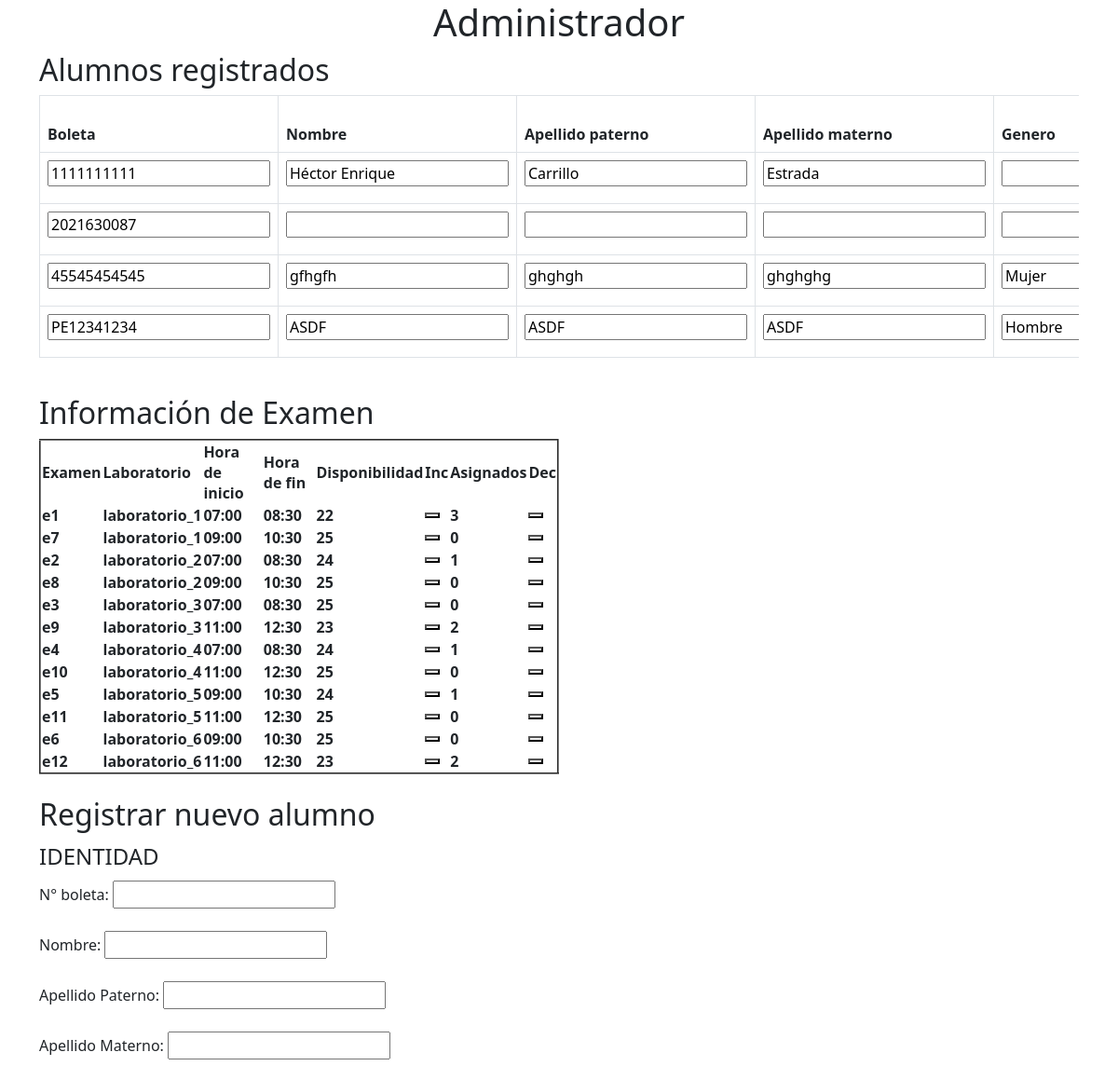
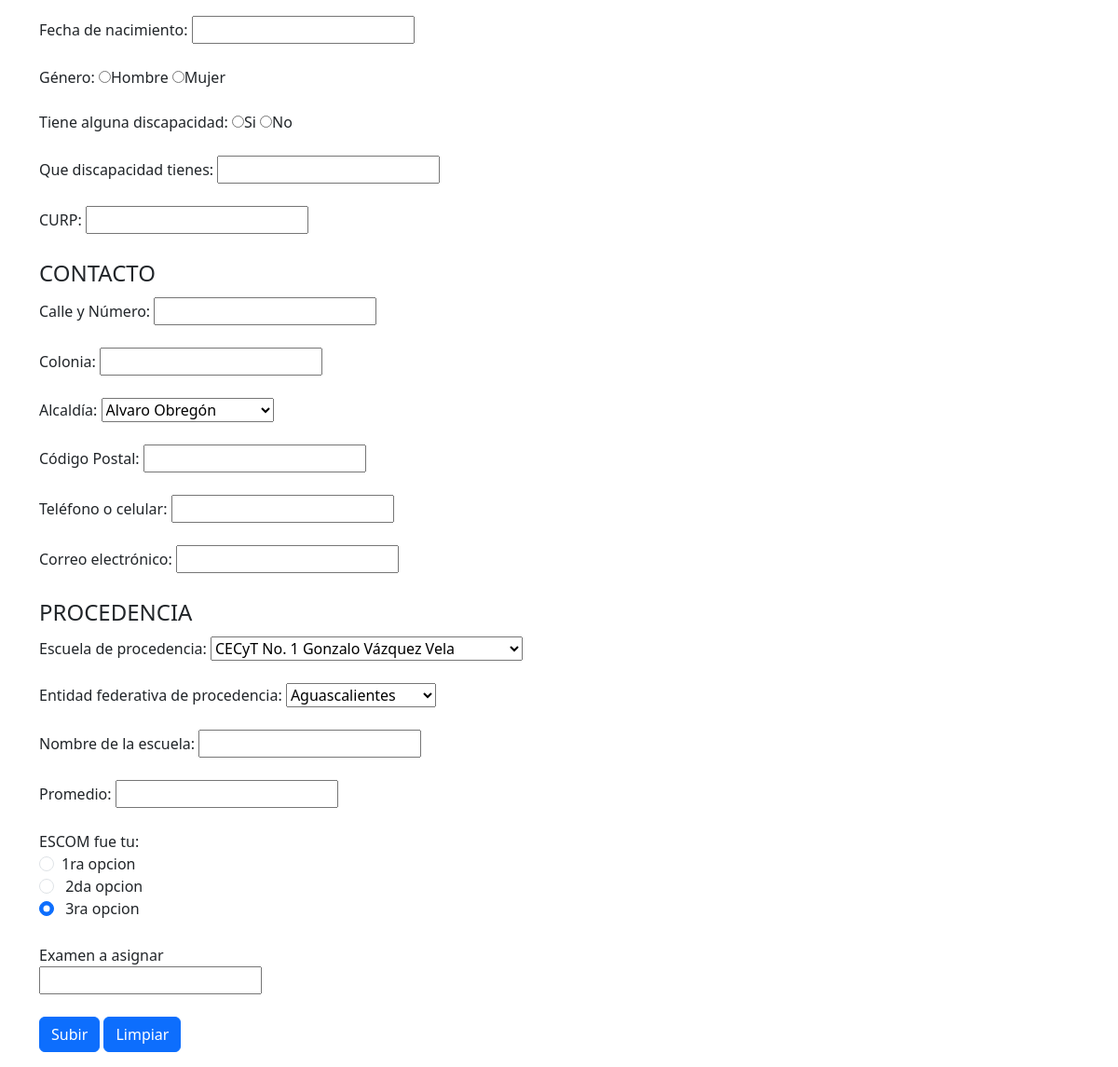
The page /MainAdmin.php on the database its author committed (2 pictures, top to bottom).
### tables this page shows
CREATE TABLE `alumno` (
  `boleta` varchar(20) NOT NULL,
  `nombre` varchar(30) NOT NULL,
  `ap_paterno` varchar(30) NOT NULL,
  `ap_materno` varchar(30) NOT NULL,
  `f_nacimiento` varchar(20) NOT NULL,
  `genero` varchar(20) NOT NULL,
  `discapacidad` varchar(30) DEFAULT NULL,
  `curp` varchar(30) NOT NULL,
  `calle_num` varchar(30) NOT NULL,
  `colonia` varchar(30) NOT NULL,
  `alcaldia` varchar(30) NOT NULL,
  `codigo_post` varchar(30) NOT NULL,
  `telefono` varchar(30) NOT NULL,
  `correo` varchar(30) NOT NULL,
  `escuela_proc` varchar(50) DEFAULT NULL,
  `entidad` varchar(30) NOT NULL,
  `nombre_escuela` varchar(40) NOT NULL,
  `promedio` varchar(20) NOT NULL,
  `escom_opcion` varchar(20) NOT NULL,
  `id_examen` varchar(20) NOT NULL
);

CREATE TABLE `examen` (
  `id_examen` varchar(20) NOT NULL,
  `id_salon` varchar(20) NOT NULL,
  `id_horario` varchar(20) NOT NULL
);

CREATE TABLE `salones` (
  `id_salon` varchar(20) NOT NULL,
  `salon` varchar(20) NOT NULL,
  `capacidad` varchar(20) NOT NULL
);

CREATE TABLE `horarios` (
  `id_horario` varchar(20) NOT NULL,
  `hora_inicio` varchar(20) NOT NULL,
  `hora_fin` varchar(20) NOT NULL
);

CREATE TABLE `control_examen` (
  `id_examen` varchar(20) NOT NULL,
  `disponibilidad` varchar(20) NOT NULL,
  `asignados` varchar(20) NOT NULL
);

### MainAdmin.php (the view, shortened to what this page needs)
<?php
$con = connection();
echo '<link href="fontello.css" type="text/css" rel="stylesheet">';
$sql = "SELECT `examen`.`id_examen`, `salones`.`salon`, `horarios`.`hora_inicio`, `horarios`.`hora_fin`, `control_examen`.`disponibilidad`, `control_examen`.`asignados`
    FROM `examen`
        LEFT JOIN `salones` ON `examen`.`id_salon` = `salones`.`id_salon`
        LEFT JOIN `horarios` ON `examen`.`id_horario` = `horarios`.`id_horario`
        LEFT JOIN `control_examen` ON `control_examen`.`id_examen` = `examen`.`id_examen`;";
$query = mysqli_query($con, $sql);
$sql4 = "SELECT boleta, nombre, ap_paterno, ap_materno, genero, curp, colonia, alcaldia, telefono, correo, entidad, promedio, id_examen FROM alumno;";
$query4 = mysqli_query($con, $sql4);
?>
<!DOCTYPE html>
<html lang="en">
<head>
    <link href="https://cdn.jsdelivr.net/npm/bootstrap@5.3.0-alpha1/dist/css/bootstrap.min.css" rel="stylesheet"
>
</head>
<body>
    <div class="container">
        <h1 class="text-center">Administrador</h1>
        <h2>Alumnos registrados</h2>
        <div class="table-responsive">
            <table class="table table-bordered">
                <thead class="thead-dark">
                    <tr>
                        <th>Boleta</th>
                        <th>Nombre</th>
                        <th>Apellido paterno</th>
                        <th>Apellido materno</th>
                        <th>Genero</th>
                    </tr>
                </thead>
                <tbody>
                    <?php while ($row = mysqli_fetch_array($query4)): ?>
                        <tr>
                            <form action="admin2.php" method="POST">
                                <th><input type="text" value="<?= $row['boleta'] ?>" name="BOL"></th>
                                <th><input type="text" value="<?= $row['nombre'] ?> " name="NOM"></th>
                                <th><input type="text" value="<?= $row['ap_paterno'] ?>" name="PAT"></th>
                                <th><input type="text" value="<?= $row['ap_materno'] ?>" name="MAT"></th>
                                <th><input type="text" value="<?= $row['genero'] ?>" name="GEN"></th>
                            </form>
                        <?php endwhile; ?>
                </tbody>
            </table>
        </div><br>
        <div>
            <h2>Información de Examen</h2>
            <table border='2' height="120" width="50%">
                <thead>
                    <tr>
                        <th>Examen</th>
                        <th>Laboratorio</th>
                        <th>Hora de inicio</th>
                        <th>Hora de fin</th>
                        <th>Disponibilidad</th>
                        <th>Inc</th>
                        <th>Asignados</th>
                        <th>Dec</th>
                    </tr>
                </thead>
                <tbody>
                    <?php while ($row = mysqli_fetch_array($query)): ?>
                        <tr>
                            <th><?= $row['id_examen'] ?></th>
                            <th>
                                <?= $row['salon'] ?>
                            </th>
                            <th><?= $row['hora_inicio'] ?></th>
                            <th>
                                <?= $row['hora_fin'] ?>
                            </th>
                            <th><?= $row['disponibilidad'] ?></th>
                            <th><a href="administrador.php ?id=<?php echo $row['id_examen'] ?>"> <button type="button">
                                        <span class="icon1 icon-up-big"> </span> </button> </a> </th>
                            <th>
                                <?= $row['asignados'] ?>
                            </th>
                            <th><a href="administrador.php ?id=<?php echo $row['id_examen'] ?>"> <button type="button">
                                        <span class="icon1 icon-down-big"> </span> </button> </a> </th>
                        </tr>
                    <?php endwhile; ?>
                </tbody>
            </table>
        </div><br>
        <h2> Registrar nuevo alumno </h2>
        <form action="admin.php" method="POST">
            <fieldset>
                <legend>IDENTIDAD</legend>
                <label for="boleta">N° boleta:</label>
                <input type="text" id="boleta" name="boleta"><br> <br>
                <label for="nombre">Nombre:</label>
                <input type="text" id="nombre" name="nombre"><br> <br>
                <label for="paterno">Apellido Paterno:</label>
                <input type="text" id="paterno" name="paterno"><br> <br>
                <label for="materno">Apellido Materno:</label>
                <input type="text" id="materno" name="materno"><br> <br>
                <label for="nacimiento">Fecha de nacimiento:</label>
                <input type="text" id="nacimiento" name="nacimiento"><br> <br>
                <label for="genero">Género:</label>
                <input type="radio" name="genero" id="gh" value="Hombre">Hombre
                <input type="radio" name="genero" id="gm" value="Mujer">Mujer<br> <br>
                <label for="dis">Tiene alguna discapacidad:</label>
                <input type="radio" name="dis" id="dissi" value="si">Si
                <input type="radio" name="dis" id="disno" value="no">No<br> <br>
                <label for="discapacidad">Que discapacidad tienes:</label>
                <input type="text" id="discapacidad" name="discapacidad"><br> <br>
                <label for="curp">CURP:</label>
                <input type="text" id="curp" name="curp"><br> <br>
            </fieldset>
            <fieldset>
                <legend>CONTACTO</legend>
                <label for="calle">Calle y Número:</label>
                <input type="text" id="calle" name="calle"><br> <br>
                <label for="colonia">Colonia:</label>
                <input type="text" id="colonia" name="colonia"><br> <br>
                <label for="alcaldia">Alcaldía:</label>
                <select id="alcaldia" name="alcaldia">
                    <option>Alvaro Obregón</option>
                </select><br><br>
                <label for="cp">Código Postal:</label>
                <input type="text" id="cp" name="cp"><br> <br>
                <label for="tel">Teléfono o celular:</label>
                <input type="text" id="tel" name="tel"><br> <br>
                <label for="correo">Correo electrónico:</label>
                <input type="email" id="correo" name="correo"><br> <br>
            </fieldset>
            <fieldset>
                <legend>PROCEDENCIA</legend>
                <label for="procedencia">Escuela de procedencia:</label>
                <select name="escuela" id="procedencia">
                    <option>CECyT No. 1 Gonzalo Vázquez Vela</option>
                </select>
                <br> <br>
                <label for="nombreedo">Entidad federativa de procedencia:</label>
                <select name="estado" id="nombreedo">
                    <option>Aguascalientes</option>
                </select>
                <br> <br>
                <label for="nombresc">Nombre de la escuela:</label>
                <input type="text" id="nombresc" name="nombresc"><br> <br>
                <label for="promedio">Promedio:</label>
                <input type="number" id="promedio" name="promedio"><br> <br>
                <label for="opcion">ESCOM fue tu:</label><br>
                <div class="form-check">
                    <input class="form-check-input" type="radio" name="opcion" id="opcion1" value="1ra opcion"
                        checked>1ra opcion <br>
                    <input class="form-check-input" type="radio" name="opcion" id="opcion2" value="2da opcion"
                        checked>2da opcion <br>
                    <input class="form-check-input" type="radio" name="opcion" id="opcion3" value="3ra opcion"
                        checked>3ra opcion <br>
                </div>
                <br>
                <label for="examen">Examen a asignar</label><br>
                <input type="text" id="examen" name="examen"><br><br>
            </fieldset>
            <button type="submit" class="btn btn-primary">Subir</button>
            <button type="reset" class="btn btn-primary">Limpiar</button>
        </form>
    </div>
</body>
</html>

### rows shown on the page
alumno: BOL "1111111111", NOM "Héctor Enrique", PAT "Carrillo", MAT "Estrada"
alumno: BOL "2021630087"
alumno: BOL "45545454545", NOM "gfhgfh", PAT "ghghgh", MAT "ghghghg", GEN "Mujer"
alumno: BOL "PE12341234", NOM "ASDF", PAT "ASDF", MAT "ASDF", GEN "Hombre"
examen: id_examen "e1", id_salon.salon "laboratorio_1", id_horario.hora_inicio "07:00", id_horario.hora_fin "08:30", control_examen.disponibilidad "22", control_examen.asignados "3"
examen: id_examen "e7", id_salon.salon "laboratorio_1", id_horario.hora_inicio "09:00", id_horario.hora_fin "10:30", control_examen.disponibilidad "25", control_examen.asignados "0"
examen: id_examen "e2", id_salon.salon "laboratorio_2", id_horario.hora_inicio "07:00", id_horario.hora_fin "08:30", control_examen.disponibilidad "24", control_examen.asignados "1"
examen: id_examen "e8", id_salon.salon "laboratorio_2", id_horario.hora_inicio "09:00", id_horario.hora_fin "10:30", control_examen.disponibilidad "25", control_examen.asignados "0"
examen: id_examen "e3", id_salon.salon "laboratorio_3", id_horario.hora_inicio "07:00", id_horario.hora_fin "08:30", control_examen.disponibilidad "25", control_examen.asignados "0"
examen: id_examen "e9", id_salon.salon "laboratorio_3", id_horario.hora_inicio "11:00", id_horario.hora_fin "12:30", control_examen.disponibilidad "23", control_examen.asignados "2"
examen: id_examen "e4", id_salon.salon "laboratorio_4", id_horario.hora_inicio "07:00", id_horario.hora_fin "08:30", control_examen.disponibilidad "24", control_examen.asignados "1"
examen: id_examen "e10", id_salon.salon "laboratorio_4", id_horario.hora_inicio "11:00", id_horario.hora_fin "12:30", control_examen.disponibilidad "25", control_examen.asignados "0"
examen: id_examen "e5", id_salon.salon "laboratorio_5", id_horario.hora_inicio "09:00", id_horario.hora_fin "10:30", control_examen.disponibilidad "24", control_examen.asignados "1"
examen: id_examen "e11", id_salon.salon "laboratorio_5", id_horario.hora_inicio "11:00", id_horario.hora_fin "12:30", control_examen.disponibilidad "25", control_examen.asignados "0"
examen: id_examen "e6", id_salon.salon "laboratorio_6", id_horario.hora_inicio "09:00", id_horario.hora_fin "10:30", control_examen.disponibilidad "25", control_examen.asignados "0"
examen: id_examen "e12", id_salon.salon "laboratorio_6", id_horario.hora_inicio "11:00", id_horario.hora_fin "12:30", control_examen.disponibilidad "23", control_examen.asignados "2"
